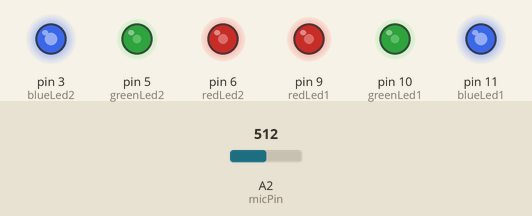
This sketch was run on a simulated Arduino Uno, built with avr-gcc and run on an emulated ATmega328P. On the bench: output pins drawn as LEDs (lit = HIGH). Inputs (shaded band) come from the test bench; at power-on: A2 (micPin) = 512.

Above: at 0.12 s.
At 6.26 s:
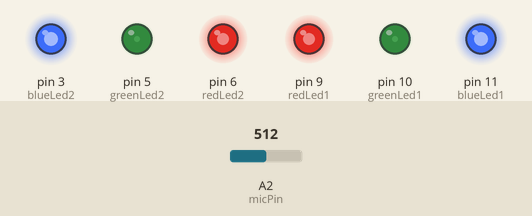
At 19.83 s:
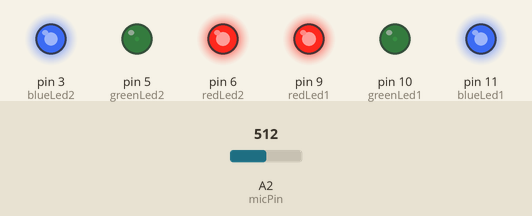
At 29.83 s:
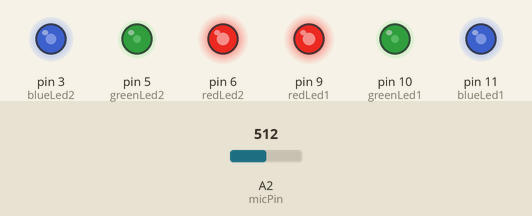
At 34.87 s:
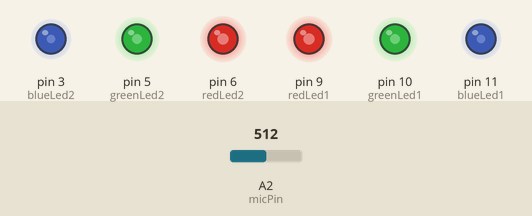
At 39.93 s:
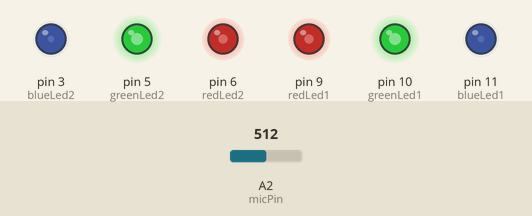
Timing chart, 0 to 40.0 s (numbered marks = the images above):
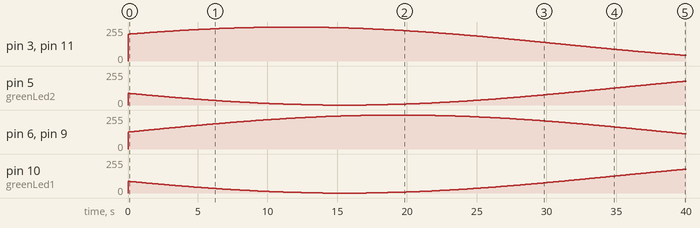

The sketch:

Step_2_mood_lamp_music.ino
```cpp
// Smooth RGB mood lamp with music response
//
// Updated 11/10/18
// Author: Shaun Barlow

float colourSpeed = 0.00005;

int redLed1   = 9;  // red LED in Digital Pin 9 (PWM)
int greenLed1 = 10;  // green LED in Digital Pin 10 (PWM)
int blueLed1  = 11;   // blue LED in Digital Pin 11 (PWM)

int redLed2  = 6;  // red LED in Digital Pin 6 (PWM)
int greenLed2 = 5;  // green LED in Digital Pin 5 (PWM)
int blueLed2  = 3;   // blue LED in Digital Pin 3 (PWM)

int micPin = A2; // Analog output of microphone connected to an Analog pin

float redBrightness = 0;
float greenBrightness = 0;
float blueBrightness = 0;

int lastMicLevel = 0; // we'll store the previously read mic level here

// smoothWeight is used in the filter for smoothing out the music response
float smoothWeight = 0.02;

float lastLowPass = 1; // also used in the filter

void setup() {
  pinMode(redLed1, OUTPUT);    // tell arduino it's an output
  pinMode(greenLed1, OUTPUT);  // tell arduino it's an output
  pinMode(blueLed1, OUTPUT);   // tell arduino it's an output

  pinMode(redLed2, OUTPUT);    // tell arduino it's an output
  pinMode(greenLed2, OUTPUT);  // tell arduino it's an output
  pinMode(blueLed2, OUTPUT);   // tell arduino it's an output
}

void loop() {

  //  The "for" loop lets us step through a set of values.
  for (float x = 0; x < 180; x = x + colourSpeed) {

    int mic_in = analogRead(micPin); // read the volume of sound

    // create code here to change the LEDs based on the volume of sound


    // Use a sine wave to cycle nicely through all of the colours
    redBrightness   = (255 * (sin(x)        + 1) / 2) * lastLowPass;     // calculate the brightness for red led
    greenBrightness = (255 * (sin(x + 60)   + 1) / 2) * lastLowPass;     // calculate the brightness for green led
    blueBrightness  = (255 * (sin(x + 120)  + 1) / 2) * lastLowPass;     // calculate the brightness for blue led

    // write the brightness to the leds
    analogWrite(redLed1,   redBrightness);        // Red LED brightness
    analogWrite(greenLed1, greenBrightness);      // Green LED brightness
    analogWrite(blueLed1,  blueBrightness);       // Blue LED brightness

    analogWrite(redLed2,   redBrightness);        // Red LED brightness
    analogWrite(greenLed2, greenBrightness);      // Green LED brightness
    analogWrite(blueLed2,  blueBrightness);       // Blue LED brightness
  }
}
```

Measured:
- by itself, pin 3 (blueLed2), pin 11 (blueLed1): rises from 0/255 to 255/255 in 11.7 s, then falls to 42/255 in 28.3 s
- by itself, pin 6 (redLed2), pin 9 (redLed1): rises from 0/255 to 255/255 in 19.4 s, then falls to 113/255 in 20.6 s
